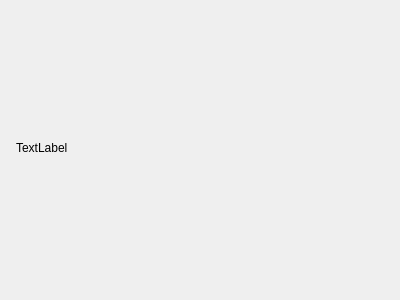
<?xml version="1.0" encoding="UTF-8"?>
<ui version="4.0">
 <class>Dialog</class>
 <widget class="QDialog" name="Dialog">
  <property name="geometry">
   <rect>
    <x>0</x>
    <y>0</y>
    <width>400</width>
    <height>300</height>
   </rect>
  </property>
  <property name="windowTitle">
   <string>Dialog</string>
  </property>
  <widget class="QLabel" name="label">
   <property name="geometry">
    <rect>
     <x>16</x>
     <y>12</y>
     <width>371</width>
     <height>271</height>
    </rect>
   </property>
   <property name="text">
    <string>TextLabel</string>
   </property>
  </widget>
 </widget>
 <resources/>
 <connections/>
</ui>
